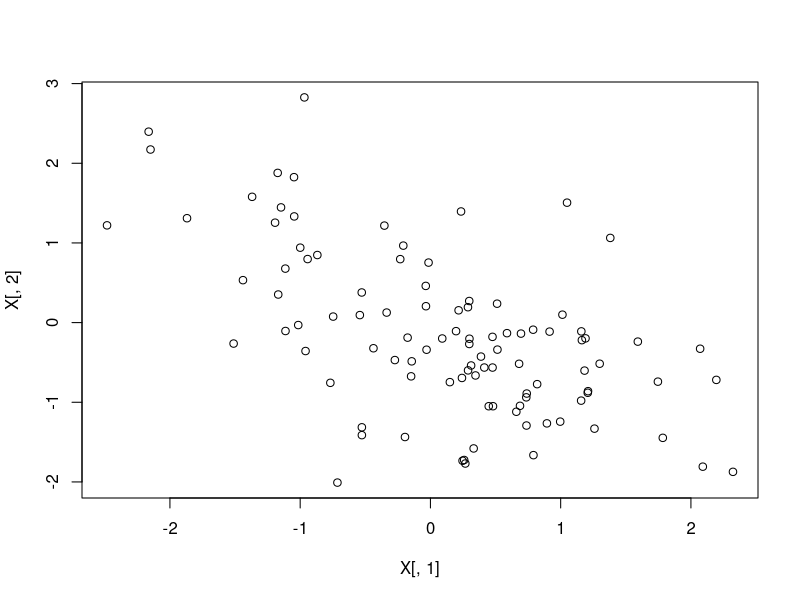
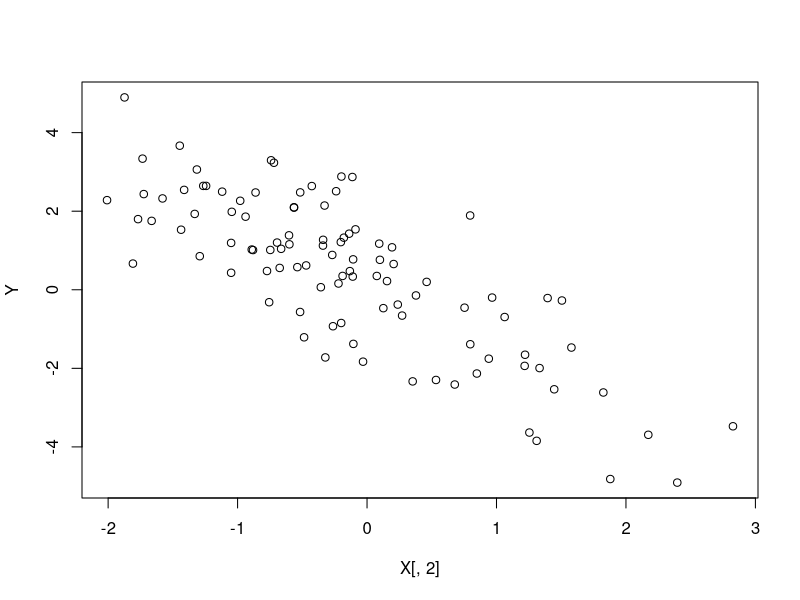
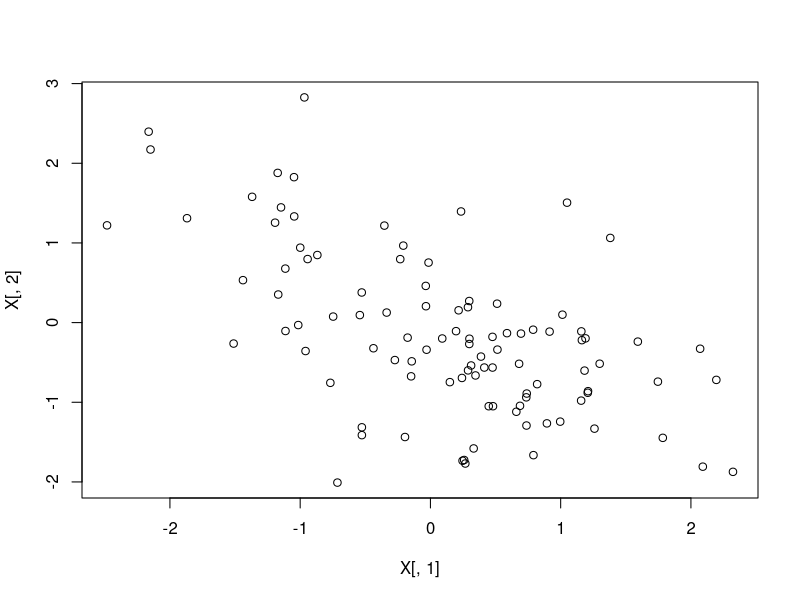

Generate these figures, in order, with R: (Note: this script raises an error after producing the figures.)
n <- 100
p <- 2

set.seed(1234)
Sigma <- matrix(c(1, -0.6, -0.6, 1), nrow = 2)
X <- MASS::mvrnorm(n = n, mu = c(0, 0), Sigma = Sigma)

plot(X[, 1], X[, 2])

beta <- c(1, -1)

sigma_e <- 1
eps <- rnorm(n, 0, sigma_e)
Y <- X %*% beta + eps

plot(X[, 2], Y)

plot(X[, 1], X[, 2])

dat <- tibble(X1 = X[, 1], X2 = X[, 2], Y = Y[, 1])

ggplot(dat) +
  geom_point(aes(x = X1, y = X2, color = Y))


fit <- lm(Y ~ X1 + X2, data = dat)

alpha <- 0.05

summary(fit)$coefficients[2, 1] + c(-1, 1) * summary(fit)$coefficients[2, 2] * qt(alpha / 2, 97)
confint(fit)
summary(fit)$sigma
names(summary(fit))

X_new <- as.matrix(tibble(X0 = 1, X1 = X[, 1], X2 = X[, 2]))
solve(t(X_new) %*% X_new)
summary(fit)$cov.unscaled

confint_contrast(c(0, 1, 0),  fit)
summary(fit)$coefficients[2, 1] + c(-1, 1) * summary(fit)$coefficients[2, 2] * qt(alpha / 2, 97)

confint_contrast <- function(contrast, fit, alpha = 0.05) {
  beta <- summary(fit)$coefficients[, 1]
  s2 <- summary(fit)$sigma^2
  var_beta <- summary(fit)$cov.unscaled
  se <- sqrt(s2 * t(contrast) %*% var_beta %*% contrast)
  return(t(contrast) %*% beta + c(-1, 1) * se * qnorm(alpha / 2))
}


confint_contrast(c(0, 1, 0),  fit)
summary(fit)$coefficients[2, 1] + c(-1, 1) * summary(fit)$coefficients[2, 2] * qt(alpha / 2, 97)

confint_contrast(c(0, 1, 1), fit)

plot(fit)
summary(fit)

fit <- lm(Y ~ X1 + X2 - 1, data = dat)
summary(fit)



